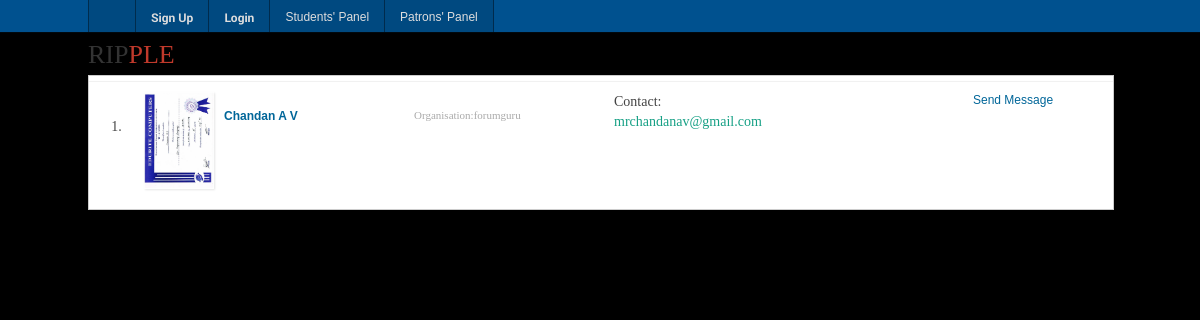
Screenshot of /don_people.php with the database file from the repository.
### tables this page shows
CREATE TABLE IF NOT EXISTS `donators` (
  `id` int(11) NOT NULL,
  `fname` varchar(255) NOT NULL,
  `lname` varchar(255) NOT NULL,
  `organisation` varchar(255) NOT NULL,
  `password` varchar(255) NOT NULL,
  `contact` varchar(255) NOT NULL,
  `ano` varchar(255) NOT NULL,
  `gender` varchar(255) NOT NULL,
  `address` varchar(255) NOT NULL,
  `email` varchar(255) NOT NULL,
  `thumbnail` varchar(255) NOT NULL
);

### don_people.php (the view, shortened to what this page needs)
<!DOCTYPE html>
<html lang="en">
<head>
    <link rel='stylesheet' type='text/css' href='videos/css/main.css' >
<link rel='stylesheet' type='text/css' href='videos/css/footer.css' >
<link rel='stylesheet' type='text/css' href='videos/css/jquery-ui/jquery-ui.css' >
<link rel='stylesheet' type='text/css' href='videos/css/search.css' >
</head>
<body>
<div id="wrapper">
                <header id="main_header">
                <a href="index.php" class="headerLogo">RIP<span class="secondColor">PLE</span></a>
            </header>
<section id="main_section">
    <section id="main_content" class="search-result-panel">
        <div class="search-result-list">
		<?php $sql=mysql_query("SELECT * FROM donators ORDER BY id") or die(mysql_error());
			$i=1;
		while($row=mysql_fetch_array($sql)){
                    echo '                <div class="node">
                                                            <div class="ranking">
                                    '.$i.'.                                </div>
                            <div class="img-cont">        <a href="user.php?user='.$row['id'].'"><img class="thumbIcon"
                src="'.$row['thumbnail'].'"></a>
    </div>
                            <div class="desc">
							<br>
                                <a href="user.php?user='.$row['id'].'"
                                    class="desc-title">'.$row['fname'].' '.$row['lname'].'</a>
                                                                                                                 </div>
                            <div class="profile-page-stats">
                                <span class="stat-title"></span><br/> <span
                                    class="stat-details">Organisation:'.$row['organisation'].'</span><br/>
                                <span
                                    class="stat-details"></span><br/>
                                <span
                                    class="stat-details"></span>
                            </div>
                            <div class="reputation">
                               Contact: <span
                                    style="color:#16A085;">'.$row['email'].'</span><br/>
                            </div>
                            <div class="action">
                                    <span class="friend-actions">
                                                                            </span> <a href="#">Send Message</a> <br/>
                            </div>
                            <div class="clear"></div>
                        </div>';
						$i=$i+1;
		}
?>
                            </div>
    </section>
</section>
       <div id="main_footer">    </div>
    <div id="fixed_footer">
	 <ul>
      <div class="centered-navigation">
                <li class="home_button" style="border-left:1px solid rgba(0,0,0,0.4); height:auto;"><a href="index.php"></a>
                </li>
			<?php if($_SESSION['s'])
			{
				               echo ' <li><a href="acc.php" class="p_menu">My Account</a></li>';
			}
			else{
								               echo ' <li><a href="don_signup.php" class="p_menu">Sign Up</a></li>';
				               echo ' <li><a href="don_login.php" class="p_menu">Login</a></li>';
			}?>
				<li><a href="people.php">Students' Panel</a></li>
                    <li><a href="don_people.php">Patrons' Panel</a></li>
            </div>
            </ul>
        </div>
    </div>
</body>
</html>

### videos/css/main.css (style rules this page uses)
* { margin: 0px; padding: 0px; }
article, aside, details, figcaption, figure, footer, header, hgroup, menu, nav, section { display: block; }
a img { border: none; }
a:link, a:visited { color: #006699; text-decoration: none; }
a:link.headerLogo, a:visited.headerLogo { color: #333333; text-decoration: none; font-family: Oswald-Regular; font-size: 26px; }
a:link.headerLogo .secondColor, a:visited.headerLogo .secondColor, a:hover.headerLogo .secondColor, a:active.headerLogo .secondColor { color: #C0392B; }
body { text-align: center; background: #000000 url("/images/paper_background.jpg") repeat; position: relative; font: 12px/1.4 Arial, Helvetica, sans-serif; color: #444444; }
#main_footer { clear: both; text-align: center; padding: 10px 5px 10px; color: #333333; }
#main_header { padding: 2px 0px; }
#main_section { background: white; float: left; width: 1024px; border: 1px solid #CCCCCC; }
#wrapper { width: 1024px; margin: 5px auto; text-align: left; }

### videos/css/search.css (style rules this page uses)
.search-result-list .node:first-child { border-top: 1px solid #F1F1F1; margin-top: 5px; }
.search-result-list .node:last-child { margin-bottom: 10px; }
.search-result-list .node { padding: 10px; }
.search-result-list .ranking { float: left; font-family: OpenSans-Bold; font-size: 14px; margin: 25px 15px 0 5px; text-align: center; min-width: 25px; }
.search-result-list .img-cont { margin-right: 10px; float: left; }
.search-result-list .thumbIcon { width: 70px; vertical-align: top; border: none; box-shadow: 1px 1px 2px rgba(0, 0, 0, 0.1); }
.search-result-list .desc { float: left; width: 180px; margin-right: 10px; font-size: 11px; }
.search-result-list .desc-title { font-size: 12px; font-weight: bold; }
.search-result-list .profile-page-stats { float: left; width: 170px; margin-right: 30px; font-size: 11px; font-family: OpenSans-Regular; }
.search-result-list .stat-details { color: #AAAAAA; }
.search-result-list .reputation { float: left; font-size: 14px; font-family: OpenSans-Bold; max-width: 120px; }
.search-result-list .action { padding: 0px 0px 10px 10px; float: right; min-width: 130px; }

### videos/css/footer_nav.css (style rules this page uses)
body { padding-top: 30px; }
#fixed_footer { position: fixed; top: 0px; left: 0px; right: 0px; width: 100%; height: 32px; margin: 0px; padding: 0px; background: rgb(0,81,143); border-bottom: 1px solid rgba(0, 0, 0, 0.9); color: white; font-size: 12px; font-family: Roboto-Regular, Arial; box-shadow: 0px 1px 5px rgba(0, 0, 0, 0.5); }
#fixed_footer li { float: left; margin: 0px; padding: 9px 15px; border: none; border-right: 1px solid rgba(0, 0, 0, 0.4); background: rgba(0, 0, 0, 0.1); list-style: none; height: 14px; }
#fixed_footer li a { display: block; color: #DDDDDD; text-decoration: none; }
#fixed_footer a.p_menu { font-family: Roboto-Bold; }
#fixed_footer .home_button { padding: 3px 10px; }
#fixed_footer .home_button a { background: url("/images/home.png") top left no-repeat; width: 26px; height: 26px; }
#fixed_footer .centered-navigation { width: 1024px; margin: 0px auto; }

### rows the page displays
donators: thumbnail (picture), fname "Chandan", lname "A V", organisation "forumguru", email "mrchandanav@gmail.com"
